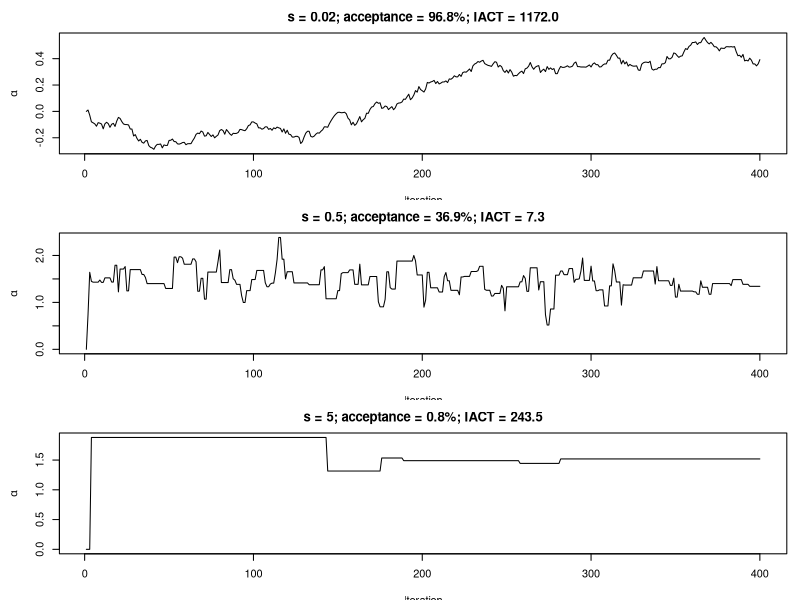
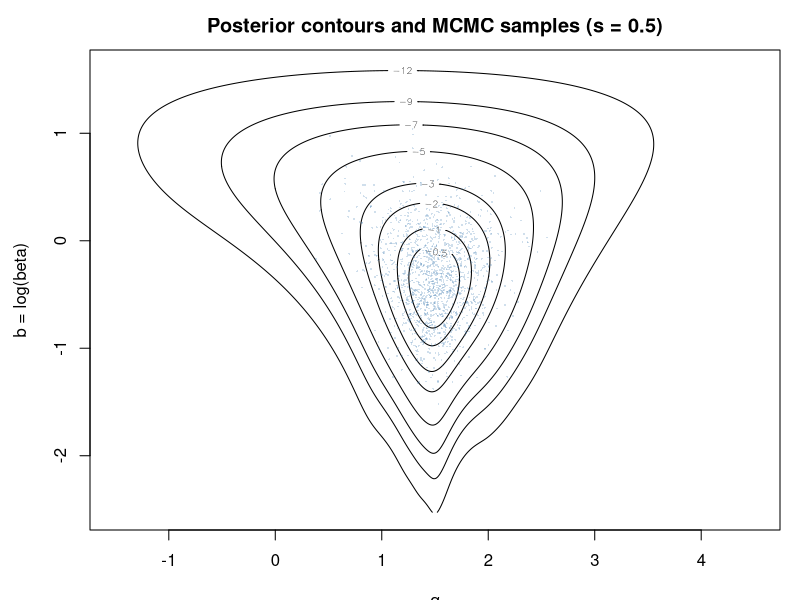
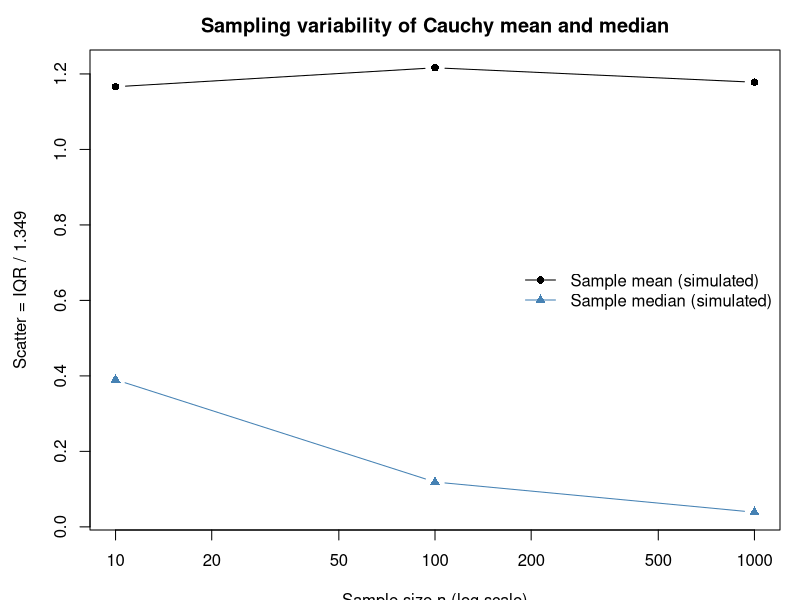
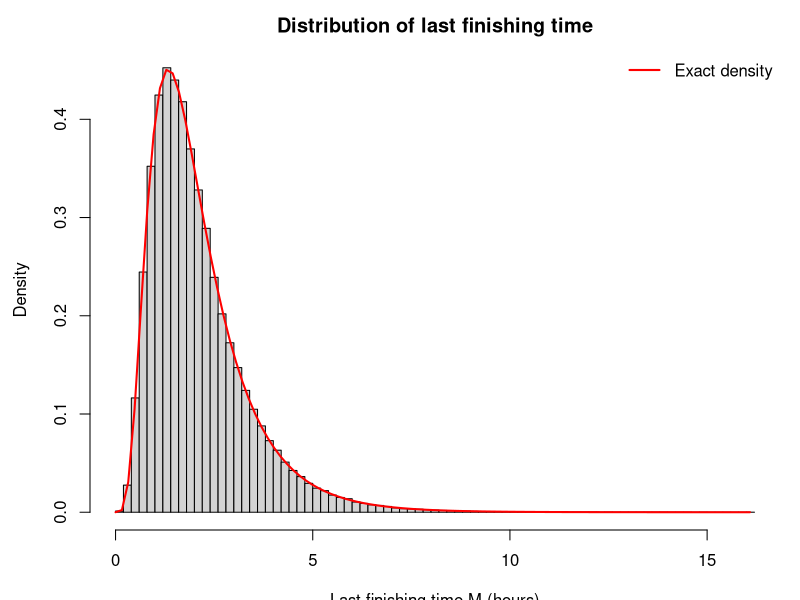
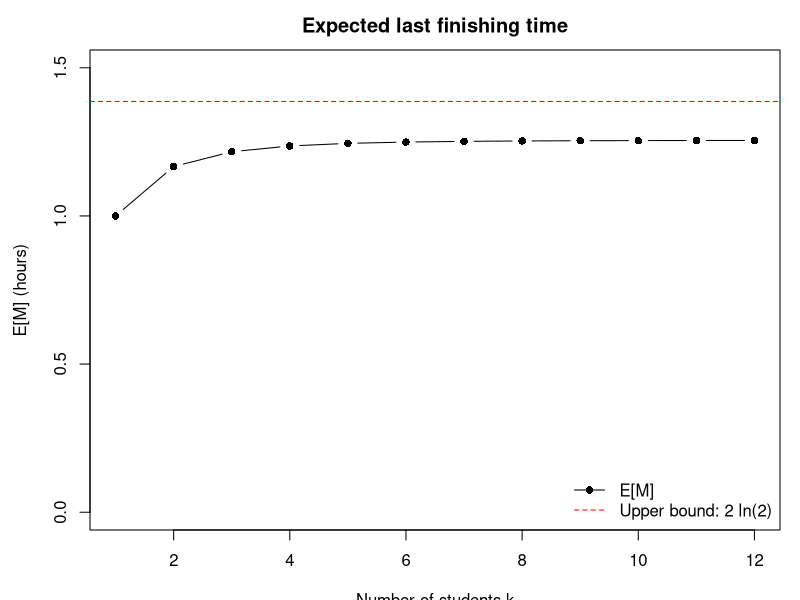
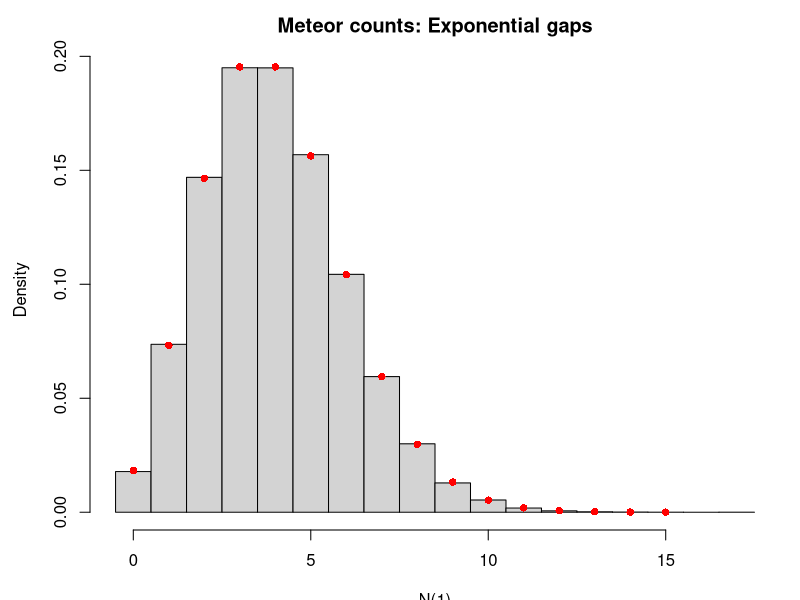
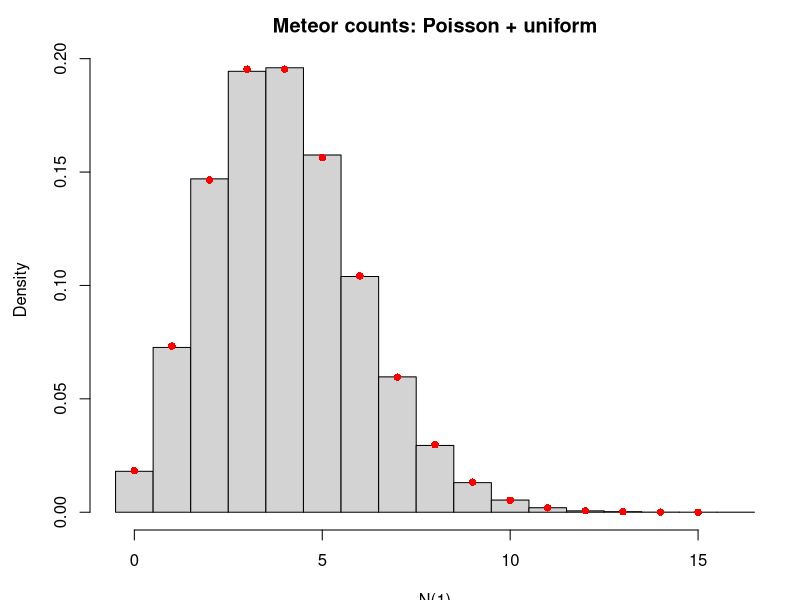
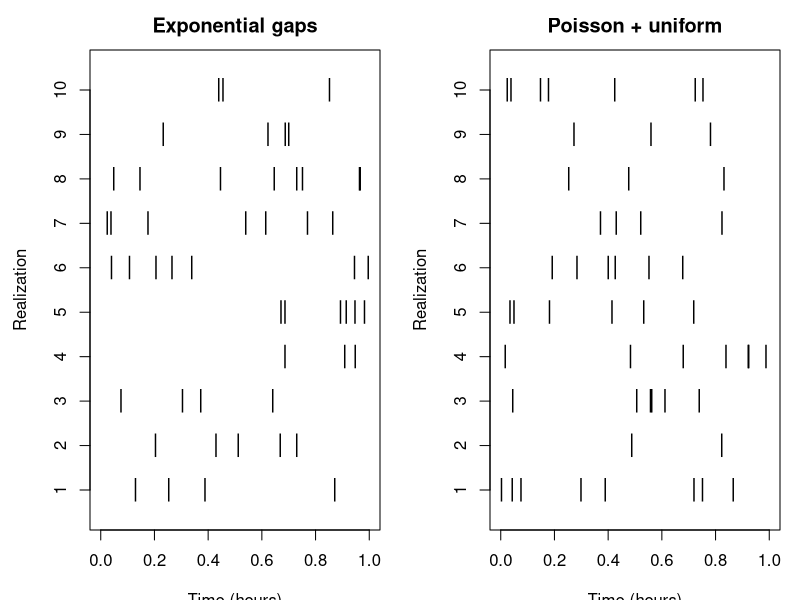

Source code (R) for these figures, in order:
## ---- chunk 1
set.seed(2026)
x <- c(-1.77, 2.47, 1.34, 2.18, 13.05, 1.60, 1.50, -1.97,
       0.79, 1.50, 2.00, 2.63, 1.19, -2.31, 0.87)
n <- length(x)

log_post <- function(alpha, b, x) {
  n <- length(x)
  n * b - sum(log(exp(2 * b) + (x - alpha)^2))
}

run_mh <- function(step_size, T = 50000L, start = c(0, 0), x) {
  z <- matrix(NA_real_, T, 2L, dimnames = list(NULL, c("alpha", "b")))
  z[1, ] <- start
  current_lp <- log_post(start[1], start[2], x)
  accepted <- 0L
  for (t in 2:T) {
    proposal <- z[t - 1L, ] + rnorm(2L, sd = step_size)
    proposal_lp <- log_post(proposal[1], proposal[2], x)
    if (log(runif(1L)) < proposal_lp - current_lp) {
      z[t, ] <- proposal
      current_lp <- proposal_lp
      accepted <- accepted + 1L
    } else {
      z[t, ] <- z[t - 1L, ]
    }
  }
  list(draws = z, acceptance = accepted / (T - 1L), s = step_size)
}


iact <- function(y) {
  ac <- as.numeric(stats::acf(y, lag.max = min(5000L, length(y) - 1L),
                              plot = FALSE)$acf)[-1L]
  if (length(ac) < 2L) return(NA_real_)
  pair_sums <- ac[seq.int(1L, length(ac) - 1L, by = 2L)] +
    ac[seq.int(2L, length(ac), by = 2L)]
  first_nonpositive <- which(pair_sums <= 0)
  n_keep <- if (length(first_nonpositive)) first_nonpositive[1] - 1L else length(pair_sums)
  1 + 2 * sum(pair_sums[seq_len(n_keep)])
}

step_sizes <- c(0.02, 0.5, 5)
chains <- lapply(step_sizes, run_mh, T = 50000L, x = x)
comparison <- data.frame(
  step_size = step_sizes,
  acceptance_rate = sapply(chains, `[[`, "acceptance"),
  IACT_alpha = sapply(chains, function(chain) iact(chain$draws[, "alpha"]))
)

knitr::kable(comparison, digits = 3)
## ---- chunk 2
par(mfrow = c(3, 1), mar = c(3.5, 4.5, 2.5, 1))
for (i in seq_along(chains)) {
  plot(chains[[i]]$draws[1:400, "alpha"], type = "l",
       xlab = "Iteration", ylab = expression(alpha),
       main = sprintf("s = %g; acceptance = %.1f%%; IACT = %.1f",
                      step_sizes[i], 100 * comparison$acceptance_rate[i],
                      comparison$IACT_alpha[i]))
}
par(mfrow = c(1, 1))
## ---- chunk 3
best_index <- which.min(comparison$IACT_alpha)
best_s <- step_sizes[best_index]
burn_in <- 5000L
post_draws <- chains[[best_index]]$draws[-seq_len(burn_in), , drop = FALSE]
post_alpha <- post_draws[, "alpha"]
post_beta <- exp(post_draws[, "b"])
cat("Best step size:", best_s, "\n")
## ---- chunk 4
alpha_grid <- seq(-1.5, 4.5, length.out = 501)
b_grid <- seq(log(0.08), log(5), length.out = 451)
log_grid <- outer(alpha_grid, b_grid,
                  Vectorize(function(a, b) log_post(a, b, x)))
relative_grid <- exp(log_grid - max(log_grid))
weights <- relative_grid / sum(relative_grid)

# Contour plot, with thinned post-burn-in samples overlaid.
contour(alpha_grid, b_grid, log_grid - max(log_grid),
        levels = c(-12, -9, -7, -5, -3, -2, -1, -0.5),
        xlab = expression(alpha), ylab = "b = log(beta)",
        main = sprintf("Posterior contours and MCMC samples (s = %g)", best_s))
set.seed(2027)
thinned_ids <- seq(1, nrow(post_draws), by = 30)
points(post_draws[thinned_ids, "alpha"], post_draws[thinned_ids, "b"],
       pch = 16, cex = 0.25, col = adjustcolor("steelblue", alpha.f = 0.25))
## ---- chunk 5
weighted_quantile <- function(values, weights, probs = c(0.05, 0.95)) {
  ord <- order(values)
  values <- values[ord]
  weights <- weights[ord] / sum(weights)
  vapply(probs, function(p) values[which(cumsum(weights) >= p)[1]], numeric(1))
}

alpha_weights <- rowSums(weights)
b_weights <- colSums(weights)
beta_grid <- exp(b_grid)

summarize_draws <- function(v) c(mean = mean(v), lower_5 = unname(quantile(v, 0.05)),
                                 upper_95 = unname(quantile(v, 0.95)))
summarize_grid <- function(v, w) c(mean = sum(v * w),
                                    lower_5 = weighted_quantile(v, w)[1],
                                    upper_95 = weighted_quantile(v, w)[2])

posterior_summary <- rbind(
  "alpha: MCMC" = summarize_draws(post_alpha),
  "alpha: grid" = summarize_grid(alpha_grid, alpha_weights),
  "beta: MCMC" = summarize_draws(post_beta),
  "beta: grid" = summarize_grid(beta_grid, b_weights)
)
knitr::kable(posterior_summary, digits = 4)

cat(sprintf("Sample mean of x: %.4f\nSample median of x: %.4f\n",
            mean(x), median(x)))
## ---- chunk 6
set.seed(2028)
ns <- c(10L, 100L, 1000L)
B <- 2000L
location <- 1.5
scale <- 0.8

sim_results <- lapply(ns, function(n) {
  X <- matrix(rcauchy(B * n, location = location, scale = scale),
              nrow = B, ncol = n)
  data.frame(n = n, dataset = seq_len(B),
             sample_mean = rowMeans(X),
             sample_median = apply(X, 1L, median))
})
sim_results <- do.call(rbind, sim_results)

scatter <- function(y) IQR(y) / 1.349
scatter_table <- do.call(rbind, lapply(ns, function(n) {
  z <- sim_results[sim_results$n == n, ]
  data.frame(
    n = n,
    `scatter of mean` = scatter(z$sample_mean),
    `scatter of median` = scatter(z$sample_median),
    check.names = FALSE
  )
}))

knitr::kable(scatter_table, digits = 4)
## ---- chunk 7
plot(ns, scatter_table$`scatter of mean`,
     type = "b", log = "x", pch = 16,
     ylim = range(c(scatter_table$`scatter of mean`,
                    scatter_table$`scatter of median`,
                    2 * scale / 1.349)),
     xlab = "Sample size n (log scale)",
     ylab = "Scatter = IQR / 1.349",
     main = "Sampling variability of Cauchy mean and median")

lines(ns, scatter_table$`scatter of median`,
      type = "b", pch = 17, col = "steelblue")


legend("right",
       legend = c("Sample mean (simulated)",
                  "Sample median (simulated)"),
       col = c("black", "steelblue", "black"),
       lty = c(1, 1, 2),
       pch = c(16, 17, NA),
       bty = "n")
## ---- chunk 8
rates <- c(3, 2, 1.5, 1.2, 1, 0.75)
n <- length(rates)

subset_dp <- function(rates) {
  n <- length(rates)
  N <- 2^n

  # Expected remaining time for each subset
  V <- numeric(N)

  # Probability of each student finishing last
  last_prob <- matrix(0, nrow = N, ncol = n)

  # Binary representation of subsets
  for (mask in 1:(N - 1)) {

    S <- which(sapply(1:n, function(i)
      bitwAnd(mask, bitwShiftL(1L, i - 1L)) != 0))

    total <- sum(rates[S])

    # Expected time until the next student finishes
    V[mask + 1] <- 1 / total

    if (length(S) == 1) {
      last_prob[mask + 1, S] <- 1
    } else {
      for (i in S) {

        # Remove student i
        next_mask <- mask - 2^(i - 1)
        p <- rates[i] / total

        V[mask + 1] <- V[mask + 1] +
          p * V[next_mask + 1]

        last_prob[mask + 1, ] <-
          last_prob[mask + 1, ] +
          p * last_prob[next_mask + 1, ]
      }
    }
  }

  list(
    mean_M = V[N],
    last_prob = last_prob[N, ]
  )
}

exact <- subset_dp(rates)

cat("Exact E[M]:", exact$mean_M, "\n")

data.frame(
  student = 1:n,
  rate = rates,
  prob_last = exact$last_prob
)
## ---- chunk 9
mean_alternating <- function(rates) {
  n <- length(rates)
  ans <- 0

  for (k in 1:n) {
    groups <- combn(1:n, k, simplify = FALSE)

    for (S in groups) {
      ans <- ans + (-1)^(k + 1) / sum(rates[S])
    }
  }

  ans
}

E_alternating <- mean_alternating(rates)

data.frame(
  method = c("Dynamic programming", "Alternating formula"),
  E_M = c(exact$mean_M, E_alternating)
)

## ---- chunk 10
set.seed(123)
B <- 200000

# Each column represents one student
X <- sapply(rates, function(lambda) rexp(B, rate = lambda))

# Last finishing time and student
M <- apply(X, 1, max)
last_student <- max.col(X, ties.method = "first")

# Compare exact and simulated results
comparison <- data.frame(
  student = 1:n,
  rate = rates,
  exact_prob_last = exact$last_prob,
  simulated_prob_last = tabulate(last_student, nbins = n) / B
)

knitr::kable(comparison, digits = 4)

data.frame(
  method = c("Exact", "Simulation"),
  E_M = c(exact$mean_M, mean(M))
)

## ---- chunk 11
density_M <- function(t, rates) {
  sapply(t, function(tt) {
    sum(sapply(seq_along(rates), function(i) {
      rates[i] * exp(-rates[i] * tt) *
        prod(1 - exp(-rates[-i] * tt))
    }))
  })
}

hist(M, breaks = 70, probability = TRUE,
     xlab = "Last finishing time M (hours)",
     main = "Distribution of last finishing time")

curve(density_M(x, rates),
      from = 0, to = max(M),
      add = TRUE, col = "red", lwd = 2)

legend("topright", legend = "Exact density",
       col = "red", lwd = 2, bty = "n")

## ---- chunk 12
first_time <- apply(X, 1, min)
first_student <- max.col(-X, ties.method = "first")

first_check <- data.frame(
  student = 1:n,
  theoretical_prob_first = rates / sum(rates),
  simulated_prob_first =
    tabulate(first_student, nbins = n) / B,
  conditional_mean_time = sapply(1:n, function(i) {
    mean(first_time[first_student == i])
  })
)

knitr::kable(first_check, digits = 4)

## ---- chunk 13
ks <- 1:12

mean_M <- sapply(ks, function(k) {
  subset_dp(1:k)$mean_M
})

knitr::kable(
  data.frame(k = ks, E_M = mean_M),
  digits = 4
)

plot(ks, mean_M, type = "b", pch = 16,
     ylim = c(0, 1.5),
     xlab = "Number of students k",
     ylab = "E[M] (hours)",
     main = "Expected last finishing time")

abline(h = 2 * log(2), col = "red", lty = 2)

legend("bottomright",
       legend = c("E[M]", "Upper bound: 2 ln(2)"),
       col = c("black", "red"),
       lty = c(1, 2), pch = c(16, NA),
       bty = "n")
## ---- chunk 14
set.seed(123)

lambda <- 4
B <- 200000
t_end <- 1

# Method 1: Exponential interarrival times
simulate_gaps <- function(B, lambda, t_end = 1) {
  counts <- integer(B)
  counts_half <- integer(B)
  first_time <- rep(NA_real_, B)

  # First arrival in each realization
  arrival <- rexp(B, rate = lambda)
  first_time <- arrival

  # Continue generating arrivals until t_end
  active <- which(arrival <= t_end)

  while (length(active) > 0) {
    counts[active] <- counts[active] + 1L
    counts_half[active] <- counts_half[active] +
      as.integer(arrival[active] <= t_end / 2)

    arrival[active] <- arrival[active] +
      rexp(length(active), rate = lambda)

    active <- active[arrival[active] <= t_end]
  }

  list(
    counts = counts,
    counts_half = counts_half,
    first_time = first_time
  )
}

gaps <- simulate_gaps(B, lambda)

# Method 2: Poisson counts + uniform locations
counts_u <- rpois(B, lambda * t_end)
counts_half_u <- integer(B)
first_time_u <- rep(NA_real_, B)

for (j in seq_len(B)) {
  if (counts_u[j] > 0) {
    times <- runif(counts_u[j], 0, t_end)
    counts_half_u[j] <- sum(times <= t_end / 2)
    first_time_u[j] <- min(times)
  }
}
## ---- chunk 15
count_table <- data.frame(
  N = 0:15,
  exponential_gaps = tabulate(
    gaps$counts + 1, nbins = 16
  ) / B,
  poisson_uniform = tabulate(
    counts_u + 1, nbins = 16
  ) / B,
  theoretical = dpois(0:15, lambda)
)

knitr::kable(count_table, digits = 4)

data.frame(
  method = c("Exponential gaps", "Poisson + uniform",
             "Theoretical"),
  mean = c(mean(gaps$counts), mean(counts_u), lambda),
  variance = c(var(gaps$counts), var(counts_u), lambda)
)
## ---- chunk 16
hist(gaps$counts,
     breaks = seq(-0.5, max(gaps$counts) + 0.5, 1),
     probability = TRUE,
     xlab = "N(1)",
     main = "Meteor counts: Exponential gaps")

points(0:15, dpois(0:15, lambda),
       col = "red", pch = 16)

hist(counts_u,
     breaks = seq(-0.5, max(counts_u) + 0.5, 1),
     probability = TRUE,
     xlab = "N(1)",
     main = "Meteor counts: Poisson + uniform")

points(0:15, dpois(0:15, lambda),
       col = "red", pch = 16)
## ---- chunk 17
# Generate arrival times for 10 realizations
gap_times <- vector("list", 10)
uniform_times <- vector("list", 10)

for (j in 1:10) {
  # Exponential gaps
  times <- cumsum(rexp(30, rate = lambda))
  gap_times[[j]] <- times[times <= 1]

  # Poisson count + uniform
  k <- rpois(1, lambda)
  uniform_times[[j]] <- sort(runif(k, 0, 1))
}

plot_raster <- function(time_list, title) {
  plot(NULL, xlim = c(0, 1), ylim = c(0.5, 10.5),
       xlab = "Time (hours)", ylab = "Realization",
       yaxt = "n", main = title)

  axis(2, at = 1:10)

  for (j in 1:10) {
    if (length(time_list[[j]]) > 0) {
      points(time_list[[j]],
             rep(j, length(time_list[[j]])),
             pch = "|", cex = 1.5)
    }
  }
}

par(mfrow = c(1, 2))
plot_raster(gap_times, "Exponential gaps")
plot_raster(uniform_times, "Poisson + uniform")
par(mfrow = c(1, 1))
## ---- chunk 18
# Generate the first three exponential gaps per realization
T3 <- rowSums(
  matrix(rexp(3 * B, rate = lambda), ncol = 3)
)

hist(T3, breaks = 70, probability = TRUE,
     xlab = "Third arrival time T3 (hours)",
     main = "Third arrival time vs Gamma density")

curve(dgamma(x, shape = 3, rate = lambda),
      add = TRUE, col = "red", lwd = 2)

legend("topright", "Gamma(3, 4)",
       col = "red", lwd = 2, bty = "n")
## ---- chunk 19
selected <- gaps$counts == 3

conditional_results <- data.frame(
  quantity = c("P(N(0.5)=0 | N(1)=3)",
               "E[T1 | N(1)=3]"),
  simulated = c(
    mean(gaps$counts_half[selected] == 0),
    mean(gaps$first_time[selected])
  ),
  theoretical = c(1/8, 1/4)
)

knitr::kable(conditional_results, digits = 4)
## ---- chunk 20
N_A <- gaps$counts_half
N_B <- gaps$counts - gaps$counts_half

cor(N_A, N_B)
## ---- chunk 21
delta_t <- 1 / c(10, 20, 50, 100, 200, 500, 1000, 2000)

tv_distance <- function(dt, lambda = 4, t = 1) {
  m <- round(t / dt)
  p <- lambda * dt
  k <- 0:m

  0.5 * (
    sum(abs(dbinom(k, m, p) - dpois(k, lambda * t))) +
    ppois(m, lambda * t, lower.tail = FALSE)
  )
}

tv <- sapply(delta_t, tv_distance)

tv_table <- data.frame(
  delta_t = delta_t,
  total_variation = tv
)

knitr::kable(tv_table, digits = 6)
## ---- chunk 22
fit <- lm(log(tv) ~ log(delta_t))

summary(fit)

slope <- unname(coef(fit)[2])
cat("Estimated log-log slope:", slope, "\n")

plot(delta_t, tv,
     log = "xy", pch = 16,
     xlab = expression(Delta*t),
     ylab = "Total variation distance",
     main = "Binomial to Poisson convergence")

abline(fit, col = "red", lwd = 2)

legend("topleft",
       legend = paste("Fitted slope =", round(slope, 3)),
       col = "red", lty = 1, bty = "n")
